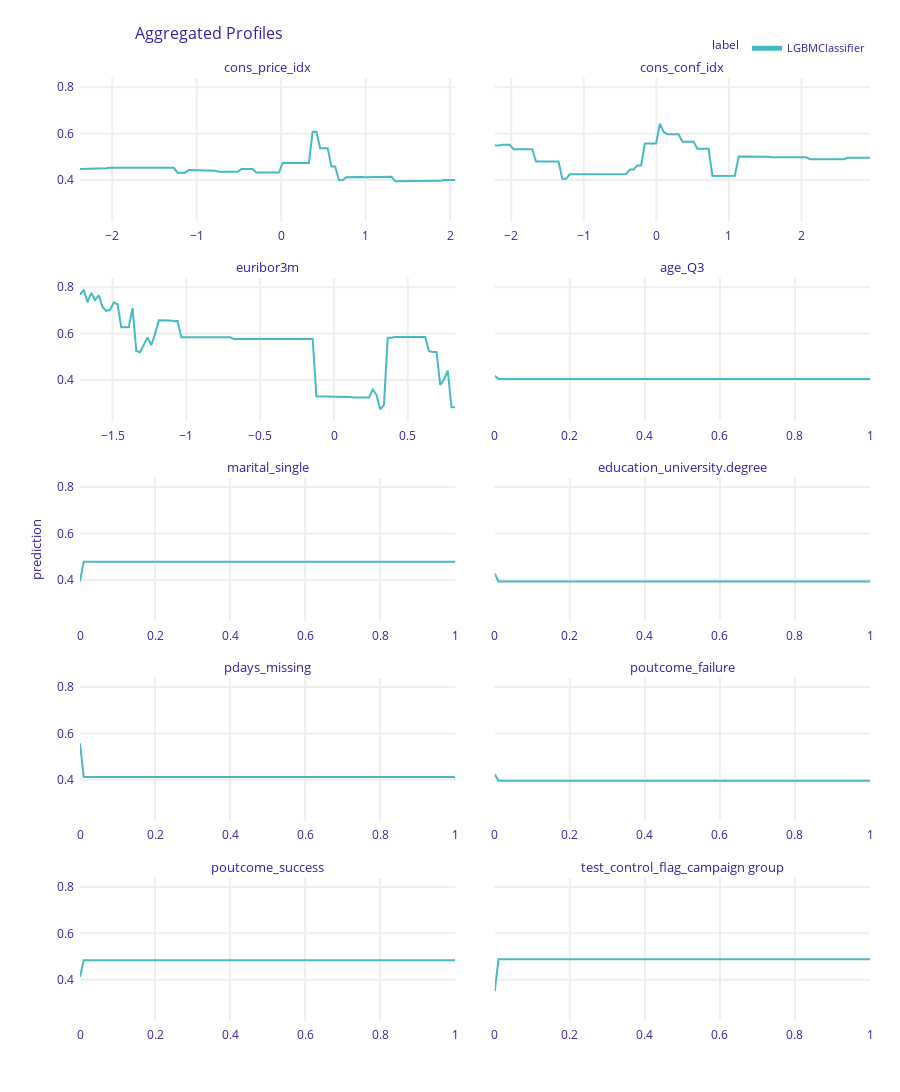

The notebook cell saved with this chart:
### Code cell
lgb_exp.model_profile().plot()
